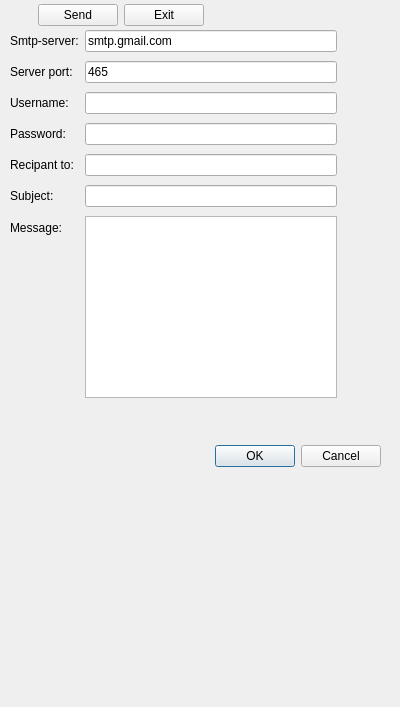
<?xml version="1.0" encoding="UTF-8"?>
<ui version="4.0">
 <class>email</class>
 <widget class="QDialog" name="email">
  <property name="geometry">
   <rect>
    <x>0</x>
    <y>0</y>
    <width>400</width>
    <height>707</height>
   </rect>
  </property>
  <property name="windowTitle">
   <string>Dialog</string>
  </property>
  <widget class="QWidget" name="layoutWidget_2">
   <property name="geometry">
    <rect>
     <x>10</x>
     <y>30</y>
     <width>327</width>
     <height>368</height>
    </rect>
   </property>
   <layout class="QFormLayout" name="formLayout">
    <property name="fieldGrowthPolicy">
     <enum>QFormLayout::ExpandingFieldsGrow</enum>
    </property>
    <property name="rowWrapPolicy">
     <enum>QFormLayout::WrapLongRows</enum>
    </property>
    <property name="verticalSpacing">
     <number>9</number>
    </property>
    <item row="0" column="0">
     <widget class="QLabel" name="label_4">
      <property name="text">
       <string>Smtp-server:</string>
      </property>
     </widget>
    </item>
    <item row="0" column="1">
     <widget class="QLineEdit" name="server">
      <property name="text">
       <string>smtp.gmail.com</string>
      </property>
     </widget>
    </item>
    <item row="1" column="0">
     <widget class="QLabel" name="label_5">
      <property name="text">
       <string>Server port:</string>
      </property>
     </widget>
    </item>
    <item row="1" column="1">
     <widget class="QLineEdit" name="port">
      <property name="text">
       <string>465</string>
      </property>
     </widget>
    </item>
    <item row="2" column="0">
     <widget class="QLabel" name="label_6">
      <property name="text">
       <string>Username:</string>
      </property>
     </widget>
    </item>
    <item row="2" column="1">
     <widget class="QLineEdit" name="uname"/>
    </item>
    <item row="3" column="0">
     <widget class="QLabel" name="label_7">
      <property name="text">
       <string>Password:</string>
      </property>
     </widget>
    </item>
    <item row="3" column="1">
     <widget class="QLineEdit" name="paswd">
      <property name="inputMask">
       <string/>
      </property>
      <property name="echoMode">
       <enum>QLineEdit::Password</enum>
      </property>
     </widget>
    </item>
    <item row="4" column="0">
     <widget class="QLabel" name="label_8">
      <property name="text">
       <string>Recipant to:</string>
      </property>
     </widget>
    </item>
    <item row="4" column="1">
     <widget class="QLineEdit" name="rcpt"/>
    </item>
    <item row="5" column="0">
     <widget class="QLabel" name="label_9">
      <property name="text">
       <string>Subject:</string>
      </property>
     </widget>
    </item>
    <item row="5" column="1">
     <widget class="QLineEdit" name="subject"/>
    </item>
    <item row="6" column="0">
     <widget class="QLabel" name="label_10">
      <property name="text">
       <string>Message:</string>
      </property>
     </widget>
    </item>
    <item row="6" column="1">
     <widget class="QPlainTextEdit" name="msg"/>
    </item>
   </layout>
  </widget>
  <widget class="QWidget" name="layoutWidget">
   <property name="geometry">
    <rect>
     <x>0</x>
     <y>0</y>
     <width>204</width>
     <height>30</height>
    </rect>
   </property>
   <layout class="QHBoxLayout" name="horizontalLayout">
    <item>
     <spacer name="horizontalSpacer">
      <property name="orientation">
       <enum>Qt::Horizontal</enum>
      </property>
      <property name="sizeHint" stdset="0">
       <size>
        <width>40</width>
        <height>20</height>
       </size>
      </property>
     </spacer>
    </item>
    <item>
     <widget class="QPushButton" name="sendBtn">
      <property name="text">
       <string>Send</string>
      </property>
     </widget>
    </item>
    <item>
     <widget class="QPushButton" name="exitBtn">
      <property name="text">
       <string>Exit</string>
      </property>
     </widget>
    </item>
   </layout>
  </widget>
  <widget class="QDialogButtonBox" name="buttonBox">
   <property name="geometry">
    <rect>
     <x>40</x>
     <y>440</y>
     <width>341</width>
     <height>32</height>
    </rect>
   </property>
   <property name="orientation">
    <enum>Qt::Horizontal</enum>
   </property>
   <property name="standardButtons">
    <set>QDialogButtonBox::Cancel|QDialogButtonBox::Ok</set>
   </property>
  </widget>
 </widget>
 <resources/>
 <connections/>
</ui>
